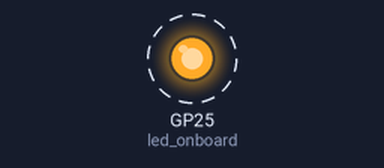
Bench run of a program on a simulated Raspberry Pi Pico running MicroPython. Parts: output pins drawn as LEDs (lit = HIGH). Dashed ring = blinking.

Above: at 0.2 s.
Timing chart, 0 to 3.0 s (numbered marks = the images above):
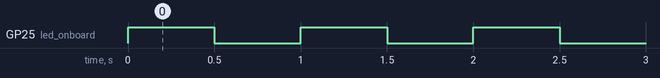

Measured:
- by itself, GP25 (led_onboard): alternates HIGH for 0.50 s and LOW for 0.50 s

The program:

blink.py
```python
# blink.py
# Pi Pico板上LED閃爍測試程式
# OmniXRI Jack, May 2021

import machine # 導入Pi Pico硬體參數設定類別
import utime   # 導入時間相關函式庫

led_onboard = machine.Pin(25, machine.Pin.OUT) #設定板上LED(GP25)為輸出腳

while True: # 若真則循環
    led_onboard.value(1) # 點亮LED
    utime.sleep(0.5)     # 延時0.5秒
    led_onboard.value(0) # 熄滅LED
    utime.sleep(0.5)     # 延時0.5秒
```
